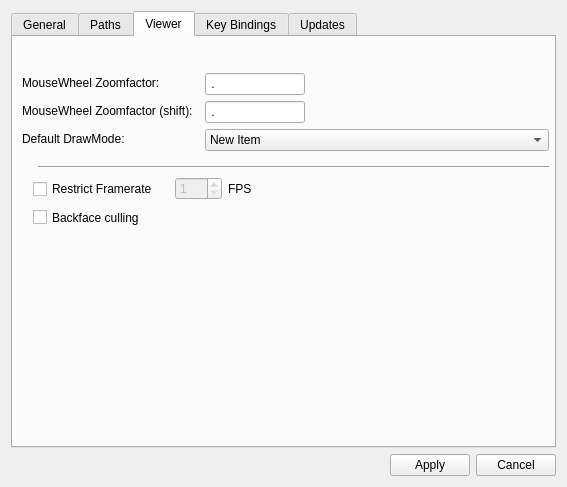
<ui version="4.0" >
 <class>OptionsWidget</class>
 <widget class="QWidget" name="OptionsWidget" >
  <property name="geometry" >
   <rect>
    <x>0</x>
    <y>0</y>
    <width>567</width>
    <height>487</height>
   </rect>
  </property>
  <property name="windowTitle" >
   <string>Options</string>
  </property>
  <layout class="QVBoxLayout" name="verticalLayout" >
   <item>
    <widget class="QTabWidget" name="tabWidget" >
     <property name="toolTip" >
      <string/>
     </property>
     <property name="statusTip" >
      <string/>
     </property>
     <property name="currentIndex" >
      <number>2</number>
     </property>
     <property name="usesScrollButtons" >
      <bool>true</bool>
     </property>
     <widget class="QWidget" name="general" >
      <property name="geometry" >
       <rect>
        <x>0</x>
        <y>0</y>
        <width>545</width>
        <height>409</height>
       </rect>
      </property>
      <attribute name="title" >
       <string>General</string>
      </attribute>
      <layout class="QVBoxLayout" name="verticalLayout_2" >
       <item>
        <widget class="QCheckBox" name="fullscreen" >
         <property name="toolTip" >
          <string>Display OpenFlipper in fullscreen mode</string>
         </property>
         <property name="statusTip" >
          <string>Display OpenFlipper in fullscreen mode</string>
         </property>
         <property name="text" >
          <string>Show Fullscreen</string>
         </property>
        </widget>
       </item>
       <item>
        <widget class="QCheckBox" name="splash" >
         <property name="toolTip" >
          <string>Show splash screen on startup</string>
         </property>
         <property name="statusTip" >
          <string>Show splash screen on startup</string>
         </property>
         <property name="text" >
          <string>Show Splash-Screen</string>
         </property>
        </widget>
       </item>
       <item>
        <widget class="QCheckBox" name="toolbox" >
         <property name="toolTip" >
          <string>Show the toolbox for plugin widgets</string>
         </property>
         <property name="statusTip" >
          <string>Show the toolbox for plugin widgets</string>
         </property>
         <property name="text" >
          <string>Show Toolbox (CTRL+T)</string>
         </property>
        </widget>
       </item>
       <item>
        <widget class="QCheckBox" name="logger" >
         <property name="toolTip" >
          <string>Show the Logger window at the bottom</string>
         </property>
         <property name="statusTip" >
          <string>Show the Logger window at the bottom</string>
         </property>
         <property name="text" >
          <string>Show Logger (CTRL+L)</string>
         </property>
        </widget>
       </item>
       <item>
        <widget class="Line" name="line" >
         <property name="orientation" >
          <enum>Qt::Horizontal</enum>
         </property>
        </widget>
       </item>
       <item>
        <widget class="QCheckBox" name="enableLogFile" >
         <property name="toolTip" >
          <string>Enable the logfile</string>
         </property>
         <property name="statusTip" >
          <string>Enable the logfile</string>
         </property>
         <property name="text" >
          <string>Logfile enabled</string>
         </property>
        </widget>
       </item>
       <item>
        <spacer name="verticalSpacer" >
         <property name="orientation" >
          <enum>Qt::Vertical</enum>
         </property>
         <property name="sizeHint" stdset="0" >
          <size>
           <width>20</width>
           <height>40</height>
          </size>
         </property>
        </spacer>
       </item>
      </layout>
     </widget>
     <widget class="QWidget" name="paths" >
      <property name="geometry" >
       <rect>
        <x>0</x>
        <y>0</y>
        <width>545</width>
        <height>409</height>
       </rect>
      </property>
      <attribute name="title" >
       <string>Paths</string>
      </attribute>
      <layout class="QFormLayout" name="formLayout_2" >
       <item row="0" column="0" >
        <widget class="QLabel" name="label" >
         <property name="text" >
          <string>Logfile:</string>
         </property>
        </widget>
       </item>
       <item row="0" column="1" >
        <widget class="QLineEdit" name="logFile" >
         <property name="toolTip" >
          <string>filename (including path) of the logfile</string>
         </property>
         <property name="statusTip" >
          <string>filename (including path) of the logfile</string>
         </property>
        </widget>
       </item>
      </layout>
     </widget>
     <widget class="QWidget" name="viewer" >
      <property name="geometry" >
       <rect>
        <x>0</x>
        <y>0</y>
        <width>545</width>
        <height>409</height>
       </rect>
      </property>
      <attribute name="title" >
       <string>Viewer</string>
      </attribute>
      <widget class="QCheckBox" name="backfaceCulling" >
       <property name="geometry" >
        <rect>
         <x>20</x>
         <y>170</y>
         <width>344</width>
         <height>21</height>
        </rect>
       </property>
       <property name="toolTip" >
        <string>Enable backface culling</string>
       </property>
       <property name="statusTip" >
        <string>Enable backface culling</string>
       </property>
       <property name="text" >
        <string>Backface culling</string>
       </property>
      </widget>
      <widget class="QLabel" name="label_2" >
       <property name="geometry" >
        <rect>
         <x>9</x>
         <y>36</y>
         <width>143</width>
         <height>20</height>
        </rect>
       </property>
       <property name="text" >
        <string>MouseWheel Zoomfactor:</string>
       </property>
      </widget>
      <widget class="QLineEdit" name="wZoomFactor" >
       <property name="geometry" >
        <rect>
         <x>192</x>
         <y>36</y>
         <width>100</width>
         <height>22</height>
        </rect>
       </property>
       <property name="maximumSize" >
        <size>
         <width>100</width>
         <height>16777215</height>
        </size>
       </property>
       <property name="toolTip" >
        <string>Set the factor to control the zooming with the mouse-wheel</string>
       </property>
       <property name="statusTip" >
        <string>Set the factor to control the zooming with the mouse-wheel</string>
       </property>
       <property name="inputMask" >
        <string>9.99; </string>
       </property>
      </widget>
      <widget class="QLabel" name="label_3" >
       <property name="geometry" >
        <rect>
         <x>9</x>
         <y>64</y>
         <width>177</width>
         <height>20</height>
        </rect>
       </property>
       <property name="text" >
        <string>MouseWheel Zoomfactor (shift):</string>
       </property>
      </widget>
      <widget class="QLineEdit" name="wZoomFactorShift" >
       <property name="geometry" >
        <rect>
         <x>192</x>
         <y>64</y>
         <width>100</width>
         <height>22</height>
        </rect>
       </property>
       <property name="maximumSize" >
        <size>
         <width>100</width>
         <height>16777215</height>
        </size>
       </property>
       <property name="toolTip" >
        <string>Set the factor to control the zooming with the mouse-wheel while the shift key is pressed</string>
       </property>
       <property name="statusTip" >
        <string>Set the factor to control the zooming with the mouse-wheel while the shift key is pressed</string>
       </property>
       <property name="inputMask" >
        <string>9.99; </string>
       </property>
      </widget>
      <widget class="QComboBox" name="drawMode" >
       <property name="geometry" >
        <rect>
         <x>192</x>
         <y>92</y>
         <width>344</width>
         <height>22</height>
        </rect>
       </property>
       <property name="toolTip" >
        <string>Set the default drawMode for the viewer</string>
       </property>
       <property name="statusTip" >
        <string>Set the default drawMode for the viewer</string>
       </property>
       <item>
        <property name="text" >
         <string>New Item</string>
        </property>
       </item>
       <item>
        <property name="text" >
         <string>New Item</string>
        </property>
       </item>
       <item>
        <property name="text" >
         <string>ssdsf</string>
        </property>
       </item>
      </widget>
      <widget class="QLabel" name="label_7" >
       <property name="geometry" >
        <rect>
         <x>9</x>
         <y>92</y>
         <width>107</width>
         <height>20</height>
        </rect>
       </property>
       <property name="text" >
        <string>Default DrawMode:</string>
       </property>
      </widget>
      <widget class="Line" name="line_2" >
       <property name="geometry" >
        <rect>
         <x>25</x>
         <y>120</y>
         <width>511</width>
         <height>20</height>
        </rect>
       </property>
       <property name="orientation" >
        <enum>Qt::Horizontal</enum>
       </property>
      </widget>
      <widget class="QWidget" name="" >
       <property name="geometry" >
        <rect>
         <x>20</x>
         <y>140</y>
         <width>219</width>
         <height>24</height>
        </rect>
       </property>
       <layout class="QHBoxLayout" name="horizontalLayout_2" >
        <item>
         <widget class="QCheckBox" name="restrictFPS" >
          <property name="toolTip" >
           <string>restrict maximum framerate</string>
          </property>
          <property name="statusTip" >
           <string>restrict maximum framerate</string>
          </property>
          <property name="text" >
           <string>Restrict Framerate</string>
          </property>
         </widget>
        </item>
        <item>
         <spacer name="horizontalSpacer_4" >
          <property name="orientation" >
           <enum>Qt::Horizontal</enum>
          </property>
          <property name="sizeHint" stdset="0" >
           <size>
            <width>40</width>
            <height>20</height>
           </size>
          </property>
         </spacer>
        </item>
        <item>
         <widget class="QSpinBox" name="FPS" >
          <property name="enabled" >
           <bool>false</bool>
          </property>
          <property name="toolTip" >
           <string>maximum framerate</string>
          </property>
          <property name="statusTip" >
           <string>maximum framerate</string>
          </property>
          <property name="minimum" >
           <number>1</number>
          </property>
          <property name="maximum" >
           <number>200</number>
          </property>
         </widget>
        </item>
        <item>
         <widget class="QLabel" name="label_8" >
          <property name="text" >
           <string>FPS</string>
          </property>
         </widget>
        </item>
       </layout>
      </widget>
     </widget>
     <widget class="QWidget" name="key" >
      <property name="geometry" >
       <rect>
        <x>0</x>
        <y>0</y>
        <width>545</width>
        <height>409</height>
       </rect>
      </property>
      <attribute name="title" >
       <string>Key Bindings</string>
      </attribute>
      <layout class="QVBoxLayout" name="verticalLayout_6" >
       <item>
        <widget class="QTreeWidget" name="keyTree" >
         <column>
          <property name="text" >
           <string>1</string>
          </property>
         </column>
        </widget>
       </item>
      </layout>
     </widget>
     <widget class="QWidget" name="Updates" >
      <property name="geometry" >
       <rect>
        <x>0</x>
        <y>0</y>
        <width>545</width>
        <height>409</height>
       </rect>
      </property>
      <attribute name="title" >
       <string>Updates</string>
      </attribute>
      <layout class="QVBoxLayout" name="verticalLayout_5" >
       <item>
        <layout class="QHBoxLayout" name="horizontalLayout_3" >
         <item>
          <layout class="QVBoxLayout" name="verticalLayout_3" >
           <item>
            <widget class="QLabel" name="label_4" >
             <property name="text" >
              <string>URL for updates</string>
             </property>
            </widget>
           </item>
           <item>
            <widget class="QLabel" name="label_5" >
             <property name="text" >
              <string>Username</string>
             </property>
            </widget>
           </item>
           <item>
            <widget class="QLabel" name="label_6" >
             <property name="text" >
              <string>Password</string>
             </property>
            </widget>
           </item>
          </layout>
         </item>
         <item>
          <layout class="QVBoxLayout" name="verticalLayout_4" >
           <item>
            <widget class="QLineEdit" name="updateURL" />
           </item>
           <item>
            <widget class="QLineEdit" name="updateUser" />
           </item>
           <item>
            <widget class="QLineEdit" name="updatePass" />
           </item>
          </layout>
         </item>
        </layout>
       </item>
       <item>
        <layout class="QHBoxLayout" name="horizontalLayout_4" >
         <item>
          <widget class="QPushButton" name="checkUpdateButton" >
           <property name="text" >
            <string>Check</string>
           </property>
          </widget>
         </item>
         <item>
          <spacer name="horizontalSpacer_2" >
           <property name="orientation" >
            <enum>Qt::Horizontal</enum>
           </property>
           <property name="sizeHint" stdset="0" >
            <size>
             <width>198</width>
             <height>27</height>
            </size>
           </property>
          </spacer>
         </item>
        </layout>
       </item>
       <item>
        <layout class="QHBoxLayout" name="horizontalLayout_5" >
         <item>
          <widget class="QLabel" name="statusLabel" >
           <property name="text" >
            <string>Check for Updates?</string>
           </property>
          </widget>
         </item>
         <item>
          <spacer name="horizontalSpacer_3" >
           <property name="orientation" >
            <enum>Qt::Horizontal</enum>
           </property>
           <property name="sizeHint" stdset="0" >
            <size>
             <width>13</width>
             <height>17</height>
            </size>
           </property>
          </spacer>
         </item>
        </layout>
       </item>
       <item>
        <spacer name="verticalSpacer_2" >
         <property name="orientation" >
          <enum>Qt::Vertical</enum>
         </property>
         <property name="sizeHint" stdset="0" >
          <size>
           <width>20</width>
           <height>242</height>
          </size>
         </property>
        </spacer>
       </item>
      </layout>
     </widget>
    </widget>
   </item>
   <item>
    <layout class="QHBoxLayout" name="horizontalLayout" >
     <item>
      <spacer name="horizontalSpacer" >
       <property name="orientation" >
        <enum>Qt::Horizontal</enum>
       </property>
       <property name="sizeHint" stdset="0" >
        <size>
         <width>40</width>
         <height>20</height>
        </size>
       </property>
      </spacer>
     </item>
     <item>
      <widget class="QPushButton" name="applyButton" >
       <property name="text" >
        <string>Apply</string>
       </property>
      </widget>
     </item>
     <item>
      <widget class="QPushButton" name="cancelButton" >
       <property name="text" >
        <string>Cancel</string>
       </property>
      </widget>
     </item>
    </layout>
   </item>
  </layout>
 </widget>
 <resources/>
 <connections>
  <connection>
   <sender>restrictFPS</sender>
   <signal>toggled(bool)</signal>
   <receiver>FPS</receiver>
   <slot>setEnabled(bool)</slot>
   <hints>
    <hint type="sourcelabel" >
     <x>115</x>
     <y>187</y>
    </hint>
    <hint type="destinationlabel" >
     <x>187</x>
     <y>184</y>
    </hint>
   </hints>
  </connection>
 </connections>
</ui>
